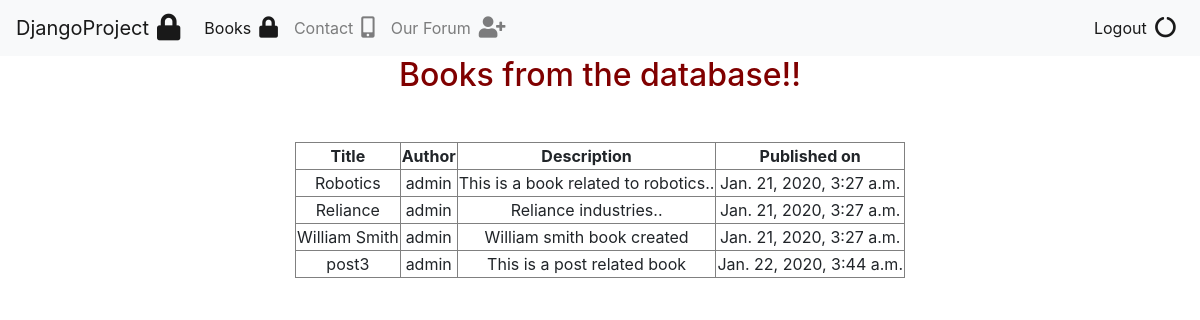
The app's page / (signed in) with its own data.
### books/models.py (models this page shows, shortened)
class Book(models.Model):
    title = models.CharField(max_length=100)
    description = models.TextField()
    pub_date = models.DateTimeField('Published-Date', auto_now_add=True)
    author = models.ForeignKey(User, on_delete=models.CASCADE)

### books/views.py (the view)
# urls.py: path('', books_list, name='list'),
@login_required(login_url='/accounts/login/')
def books_list(request):
    books = Book.objects.all()
    context = {
        'all_books':books
    }
    return render(request, 'books/list.html', context)

### templates/books/list.html
{% extends 'base.html' %}
{% load static %}
{% block content %}
<div class="container">
    <center>
<table class="text-center mt-5" border="1">
    <h2 class="text-center" style="color:maroon">Books from the database!!</h2>
    <tr>
        <th>Title</th>
        <th>Author</th>
        <th>Description</th>
        <th>Published on</th>
    </tr>
    {% for book in all_books %}
    <tr>
        <td>{{ book.title }}</td>
        <td>{{ book.author }}</td>
        <td>{{ book.description }}</td>
        <td>{{ book.pub_date }}</td>
    </tr>
    {% endfor %}
</table>
</center>
</div>
{% endblock %}

### templates/base.html (shortened to what this page needs)
<!doctype html>
<html lang="en">
<head>
    <link rel="stylesheet" href="https://stackpath.bootstrapcdn.com/bootstrap/4.4.1/css/bootstrap.min.css"
>
    <link rel="stylesheet" href="https://cdnjs.cloudflare.com/ajax/libs/font-awesome/5.11.2/css/all.min.css">
</head>
<body>
{% include 'nav.html' %}
<div class="container">
    {% block content %}
    {% endblock %}
</div>
</body>
</html>

### templates/nav.html (shortened to what this page needs)
<nav class="navbar navbar-expand-lg navbar-light bg-light">
    <a class="navbar-brand" href="{% url 'books:list' %}">DjangoProject<i class="fas fa-lock fa-lg ml-2"></i></a>
    <div class="collapse navbar-collapse" id="navbarSupportedContent">
        <ul class="navbar-nav mr-auto">
            <li class="nav-item active">
                <a class="nav-link" href="{% url 'books:list' %}">Books<i class="fas fa-lock fa-lg ml-2"></i></a>
            </li>
            <li class="nav-item">
                <a class="nav-link" href="{% url 'books:contact' %}">Contact<i class="fas fa-mobile-alt fa-lg ml-2"></i></a>
            </li>
            <li class="nav-item">
                <a class="nav-link" href="{% url 'books:forum' %}">Our Forum<i class="fas fa-user-plus fa-lg ml-2"></i></a>
            </li>
        </ul>
        <ul class="navbar-nav mr-right">
            {% if request.user.is_authenticated %}
            <li class="nav-item active">
                <a class="nav-link" href="{% url 'accounts:logout' %}">Logout<i class="fas fa-circle-notch fa-lg ml-2"></i></a>
            </li>
            {% endif %}
        </ul>
    </div>
</nav>

### records on screen
Book: title "Robotics", author "admin", description "This is a book related to robotics..", pub_date "Jan. 21, 2020, 3:27 a.m."
Book: title "Reliance", author "admin", description "Reliance industries..", pub_date "Jan. 21, 2020, 3:27 a.m."
Book: title "William Smith", author "admin", description "William smith book created", pub_date "Jan. 21, 2020, 3:27 a.m."
Book: title "post3", author "admin", description "This is a post related book", pub_date "Jan. 22, 2020, 3:44 a.m."
